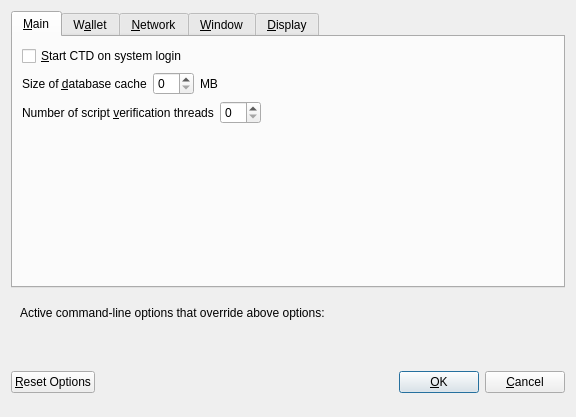
<?xml version="1.0" encoding="UTF-8"?>
<ui version="4.0">
 <class>OptionsDialog</class>
 <widget class="QDialog" name="OptionsDialog">
  <property name="geometry">
   <rect>
    <x>0</x>
    <y>0</y>
    <width>576</width>
    <height>417</height>
   </rect>
  </property>
  <property name="windowTitle">
   <string>Options</string>
  </property>
  <property name="modal">
   <bool>true</bool>
  </property>
  <layout class="QVBoxLayout" name="verticalLayout">
   <item>
    <widget class="QTabWidget" name="tabWidget">
     <property name="currentIndex">
      <number>0</number>
     </property>
     <widget class="QWidget" name="tabMain">
      <attribute name="title">
       <string>&amp;Main</string>
      </attribute>
      <layout class="QVBoxLayout" name="verticalLayout_Main">
       <item>
        <widget class="QCheckBox" name="bitcoinAtStartup">
         <property name="toolTip">
          <string>Automatically start CTD after logging in to the system.</string>
         </property>
         <property name="text">
          <string>&amp;Start CTD on system login</string>
         </property>
        </widget>
       </item>
       <item>
        <layout class="QHBoxLayout" name="horizontalLayout_2_Main">
         <item>
          <widget class="QLabel" name="databaseCacheLabel">
           <property name="text">
            <string>Size of &amp;database cache</string>
           </property>
           <property name="textFormat">
            <enum>Qt::PlainText</enum>
           </property>
           <property name="buddy">
            <cstring>databaseCache</cstring>
           </property>
          </widget>
         </item>
         <item>
          <widget class="QSpinBox" name="databaseCache"/>
         </item>
         <item>
          <widget class="QLabel" name="databaseCacheUnitLabel">
           <property name="text">
            <string>MB</string>
           </property>
           <property name="textFormat">
            <enum>Qt::PlainText</enum>
           </property>
          </widget>
         </item>
         <item>
          <spacer name="horizontalSpacer_2_Main">
           <property name="orientation">
            <enum>Qt::Horizontal</enum>
           </property>
           <property name="sizeHint" stdset="0">
            <size>
             <width>40</width>
             <height>20</height>
            </size>
           </property>
          </spacer>
         </item>
        </layout>
       </item>
       <item>
        <layout class="QHBoxLayout" name="horizontalLayout_3_Main">
         <item>
          <widget class="QLabel" name="threadsScriptVerifLabel">
           <property name="text">
            <string>Number of script &amp;verification threads</string>
           </property>
           <property name="textFormat">
            <enum>Qt::PlainText</enum>
           </property>
           <property name="buddy">
            <cstring>threadsScriptVerif</cstring>
           </property>
          </widget>
         </item>
         <item>
          <widget class="QSpinBox" name="threadsScriptVerif">
           <property name="toolTip">
            <string>(0 = auto, &lt;0 = leave that many cores free)</string>
           </property>
          </widget>
         </item>
         <item>
          <spacer name="horizontalSpacer_3_Main">
           <property name="orientation">
            <enum>Qt::Horizontal</enum>
           </property>
           <property name="sizeHint" stdset="0">
            <size>
             <width>40</width>
             <height>20</height>
            </size>
           </property>
          </spacer>
         </item>
        </layout>
       </item>
       <item>
        <spacer name="verticalSpacer_Main">
         <property name="orientation">
          <enum>Qt::Vertical</enum>
         </property>
         <property name="sizeHint" stdset="0">
          <size>
           <width>20</width>
           <height>40</height>
          </size>
         </property>
        </spacer>
       </item>
      </layout>
     </widget>
     <widget class="QWidget" name="tabWallet">
      <attribute name="title">
       <string>W&amp;allet</string>
      </attribute>
      <layout class="QVBoxLayout" name="verticalLayout_Wallet">
       <item>
        <widget class="QGroupBox" name="groupBox">
         <property name="title">
          <string>Expert</string>
         </property>
         <layout class="QVBoxLayout" name="verticalLayout_2">
          <item>
           <widget class="QCheckBox" name="coinControlFeatures">
            <property name="toolTip">
             <string>Whether to show coin control features or not.</string>
            </property>
            <property name="text">
             <string>Enable coin &amp;control features</string>
            </property>
           </widget>
          </item>
          <item>
           <widget class="QCheckBox" name="showMasternodesTab">
            <property name="toolTip">
             <string>Show additional tab listing all your masternodes in first sub-tab&lt;br/&gt;and all masternodes on the network in second sub-tab.</string>
            </property>
            <property name="text">
             <string>Show Masternodes Tab</string>
            </property>
           </widget>
          </item>
          <item>
           <widget class="QCheckBox" name="spendZeroConfChange">
            <property name="toolTip">
             <string>If you disable the spending of unconfirmed change, the change from a transaction&lt;br/&gt;cannot be used until that transaction has at least one confirmation.&lt;br/&gt;This also affects how your balance is computed.</string>
            </property>
            <property name="text">
             <string>&amp;Spend unconfirmed change</string>
            </property>
           </widget>
          </item>
         </layout>
        </widget>
       </item>
       <item>
        <spacer name="verticalSpacer_Wallet">
         <property name="orientation">
          <enum>Qt::Vertical</enum>
         </property>
         <property name="sizeHint" stdset="0">
          <size>
           <width>20</width>
           <height>40</height>
          </size>
         </property>
        </spacer>
       </item>
      </layout>
     </widget>
     <widget class="QWidget" name="tabNetwork">
      <attribute name="title">
       <string>&amp;Network</string>
      </attribute>
      <layout class="QVBoxLayout" name="verticalLayout_Network">
       <item>
        <widget class="QCheckBox" name="mapPortUpnp">
         <property name="toolTip">
          <string>Automatically open the CTD client port on the router. This only works when your router supports UPnP and it is enabled.</string>
         </property>
         <property name="text">
          <string>Map port using &amp;UPnP</string>
         </property>
        </widget>
       </item>
       <item>
        <widget class="QCheckBox" name="allowIncoming">
         <property name="toolTip">
          <string>Accept connections from outside</string>
         </property>
         <property name="text">
          <string>Allow incoming connections</string>
         </property>
        </widget>
       </item>
       <item>
        <widget class="QCheckBox" name="connectSocks">
         <property name="toolTip">
          <string>Connect to the CTD network through a SOCKS5 proxy.</string>
         </property>
         <property name="text">
          <string>&amp;Connect through SOCKS5 proxy (default proxy):</string>
         </property>
        </widget>
       </item>
       <item>
        <layout class="QHBoxLayout" name="horizontalLayout_1_Network">
         <item>
          <widget class="QLabel" name="proxyIpLabel">
           <property name="text">
            <string>Proxy &amp;IP:</string>
           </property>
           <property name="textFormat">
            <enum>Qt::PlainText</enum>
           </property>
           <property name="buddy">
            <cstring>proxyIp</cstring>
           </property>
          </widget>
         </item>
         <item>
          <widget class="QValidatedLineEdit" name="proxyIp">
           <property name="minimumSize">
            <size>
             <width>140</width>
             <height>0</height>
            </size>
           </property>
           <property name="maximumSize">
            <size>
             <width>140</width>
             <height>16777215</height>
            </size>
           </property>
           <property name="toolTip">
            <string>IP address of the proxy (e.g. IPv4: 127.0.0.1 / IPv6: ::1)</string>
           </property>
          </widget>
         </item>
         <item>
          <widget class="QLabel" name="proxyPortLabel">
           <property name="text">
            <string>&amp;Port:</string>
           </property>
           <property name="textFormat">
            <enum>Qt::PlainText</enum>
           </property>
           <property name="buddy">
            <cstring>proxyPort</cstring>
           </property>
          </widget>
         </item>
         <item>
          <widget class="QLineEdit" name="proxyPort">
           <property name="minimumSize">
            <size>
             <width>55</width>
             <height>0</height>
            </size>
           </property>
           <property name="maximumSize">
            <size>
             <width>55</width>
             <height>16777215</height>
            </size>
           </property>
           <property name="toolTip">
            <string>Port of the proxy (e.g. 9050)</string>
           </property>
          </widget>
         </item>
         <item>
          <spacer name="horizontalSpacer_1_Network">
           <property name="orientation">
            <enum>Qt::Horizontal</enum>
           </property>
           <property name="sizeHint" stdset="0">
            <size>
             <width>40</width>
             <height>20</height>
            </size>
           </property>
          </spacer>
         </item>
        </layout>
       </item>
       <item>
        <spacer name="verticalSpacer_Network">
         <property name="orientation">
          <enum>Qt::Vertical</enum>
         </property>
         <property name="sizeHint" stdset="0">
          <size>
           <width>20</width>
           <height>40</height>
          </size>
         </property>
        </spacer>
       </item>
      </layout>
     </widget>
     <widget class="QWidget" name="tabWindow">
      <attribute name="title">
       <string>&amp;Window</string>
      </attribute>
      <layout class="QVBoxLayout" name="verticalLayout_Window">
       <item>
        <widget class="QCheckBox" name="minimizeToTray">
         <property name="toolTip">
          <string>Show only a tray icon after minimizing the window.</string>
         </property>
         <property name="text">
          <string>&amp;Minimize to the tray instead of the taskbar</string>
         </property>
        </widget>
       </item>
       <item>
        <widget class="QCheckBox" name="minimizeOnClose">
         <property name="toolTip">
          <string>Minimize instead of exit the application when the window is closed. When this option is enabled, the application will be closed only after selecting Quit in the menu.</string>
         </property>
         <property name="text">
          <string>M&amp;inimize on close</string>
         </property>
        </widget>
       </item>
       <item>
        <spacer name="verticalSpacer_Window">
         <property name="orientation">
          <enum>Qt::Vertical</enum>
         </property>
         <property name="sizeHint" stdset="0">
          <size>
           <width>20</width>
           <height>40</height>
          </size>
         </property>
        </spacer>
       </item>
      </layout>
     </widget>
     <widget class="QWidget" name="tabDisplay">
      <attribute name="title">
       <string>&amp;Display</string>
      </attribute>
      <layout class="QVBoxLayout" name="verticalLayout_Display">
       <item>
        <layout class="QHBoxLayout" name="horizontalLayout_1_Display">
         <item>
          <widget class="QLabel" name="langLabel">
           <property name="text">
            <string>User Interface &amp;language:</string>
           </property>
           <property name="textFormat">
            <enum>Qt::PlainText</enum>
           </property>
           <property name="buddy">
            <cstring>lang</cstring>
           </property>
          </widget>
         </item>
         <item>
          <widget class="QValueComboBox" name="lang">
           <property name="toolTip">
            <string>The user interface language can be set here. This setting will take effect after restarting CTD.</string>
           </property>
          </widget>
         </item>
        </layout>
       </item>
       <item>
        <widget class="QLabel" name="label_3">
         <property name="toolTip">
          <string notr="true"/>
         </property>
         <property name="statusTip">
          <string notr="true"/>
         </property>
         <property name="whatsThis">
          <string notr="true"/>
         </property>
         <property name="accessibleName">
          <string notr="true"/>
         </property>
         <property name="text">
          <string>Language missing or translation incomplete? Help contributing translations here:
https://www.transifex.com/ctdcoin-project/ctdcoin-project-translations</string>
         </property>
         <property name="wordWrap">
          <bool>true</bool>
         </property>
         <property name="openExternalLinks">
          <bool>true</bool>
         </property>
         <property name="textInteractionFlags">
          <set>Qt::TextBrowserInteraction</set>
         </property>
        </widget>
       </item>
       <item>
        <layout class="QHBoxLayout" name="horizontalLayout_4_Display" stretch="0,0">
         <item>
          <widget class="QLabel" name="themeLabel">
           <property name="text">
            <string>User Interface Theme:</string>
           </property>
          </widget>
         </item>
         <item>
          <widget class="QValueComboBox" name="theme"/>
         </item>
        </layout>
       </item>
       <item>
        <widget class="Line" name="line">
         <property name="orientation">
          <enum>Qt::Horizontal</enum>
         </property>
        </widget>
       </item>
       <item>
        <layout class="QHBoxLayout" name="horizontalLayout_2_Display">
         <item>
          <widget class="QLabel" name="unitLabel">
           <property name="text">
            <string>&amp;Unit to show amounts in:</string>
           </property>
           <property name="textFormat">
            <enum>Qt::PlainText</enum>
           </property>
           <property name="buddy">
            <cstring>unit</cstring>
           </property>
          </widget>
         </item>
         <item>
          <widget class="QValueComboBox" name="unit">
           <property name="toolTip">
            <string>Choose the default subdivision unit to show in the interface and when sending coins.</string>
           </property>
          </widget>
         </item>
        </layout>
       </item>
       <item>
        <layout class="QHBoxLayout" name="horizontalLayout_5_Display">
         <item>
          <widget class="QLabel" name="digitsLabel">
           <property name="text">
            <string>Decimal digits</string>
           </property>
          </widget>
         </item>
         <item>
          <widget class="QValueComboBox" name="digits"/>
         </item>
        </layout>
       </item>
       <item>
        <layout class="QHBoxLayout" name="horizontalLayout_3_Display">
         <item>
          <widget class="QLabel" name="thirdPartyTxUrlsLabel">
           <property name="toolTip">
            <string>Third party URLs (e.g. a block explorer) that appear in the transactions tab as context menu items. %s in the URL is replaced by transaction hash. Multiple URLs are separated by vertical bar |.</string>
           </property>
           <property name="text">
            <string>Third party transaction URLs</string>
           </property>
           <property name="buddy">
            <cstring>thirdPartyTxUrls</cstring>
           </property>
          </widget>
         </item>
         <item>
          <widget class="QLineEdit" name="thirdPartyTxUrls">
           <property name="toolTip">
            <string>Third party URLs (e.g. a block explorer) that appear in the transactions tab as context menu items. %s in the URL is replaced by transaction hash. Multiple URLs are separated by vertical bar |.</string>
           </property>
          </widget>
         </item>
        </layout>
       </item>
       <item>
        <spacer name="verticalSpacer">
         <property name="orientation">
          <enum>Qt::Vertical</enum>
         </property>
         <property name="sizeHint" stdset="0">
          <size>
           <width>20</width>
           <height>40</height>
          </size>
         </property>
        </spacer>
       </item>
      </layout>
     </widget>
    </widget>
   </item>
   <item>
    <widget class="QFrame" name="frame">
     <layout class="QVBoxLayout" name="verticalLayout_Bottom">
      <item>
       <layout class="QHBoxLayout" name="horizontalLayout_Bottom">
        <item>
         <widget class="QLabel" name="overriddenByCommandLineInfoLabel">
          <property name="text">
           <string>Active command-line options that override above options:</string>
          </property>
          <property name="textFormat">
           <enum>Qt::PlainText</enum>
          </property>
         </widget>
        </item>
        <item>
         <spacer name="horizontalSpacer_Bottom">
          <property name="orientation">
           <enum>Qt::Horizontal</enum>
          </property>
          <property name="sizeHint" stdset="0">
           <size>
            <width>40</width>
            <height>20</height>
           </size>
          </property>
         </spacer>
        </item>
       </layout>
      </item>
      <item>
       <widget class="QLabel" name="overriddenByCommandLineLabel">
        <property name="text">
         <string/>
        </property>
        <property name="textFormat">
         <enum>Qt::PlainText</enum>
        </property>
        <property name="wordWrap">
         <bool>true</bool>
        </property>
       </widget>
      </item>
     </layout>
    </widget>
   </item>
   <item>
    <layout class="QHBoxLayout" name="horizontalLayout_Buttons">
     <item>
      <widget class="QPushButton" name="resetButton">
       <property name="toolTip">
        <string>Reset all client options to default.</string>
       </property>
       <property name="text">
        <string>&amp;Reset Options</string>
       </property>
       <property name="autoDefault">
        <bool>false</bool>
       </property>
      </widget>
     </item>
     <item>
      <spacer name="horizontalSpacer_1">
       <property name="orientation">
        <enum>Qt::Horizontal</enum>
       </property>
       <property name="sizeHint" stdset="0">
        <size>
         <width>40</width>
         <height>48</height>
        </size>
       </property>
      </spacer>
     </item>
     <item>
      <widget class="QLabel" name="statusLabel">
       <property name="minimumSize">
        <size>
         <width>200</width>
         <height>0</height>
        </size>
       </property>
       <property name="font">
        <font>
         <weight>75</weight>
         <bold>true</bold>
        </font>
       </property>
       <property name="text">
        <string/>
       </property>
       <property name="textFormat">
        <enum>Qt::PlainText</enum>
       </property>
       <property name="wordWrap">
        <bool>true</bool>
       </property>
      </widget>
     </item>
     <item>
      <spacer name="horizontalSpacer_2">
       <property name="orientation">
        <enum>Qt::Horizontal</enum>
       </property>
       <property name="sizeHint" stdset="0">
        <size>
         <width>40</width>
         <height>48</height>
        </size>
       </property>
      </spacer>
     </item>
     <item>
      <widget class="QPushButton" name="okButton">
       <property name="text">
        <string>&amp;OK</string>
       </property>
       <property name="autoDefault">
        <bool>false</bool>
       </property>
       <property name="default">
        <bool>true</bool>
       </property>
      </widget>
     </item>
     <item>
      <widget class="QPushButton" name="cancelButton">
       <property name="text">
        <string>&amp;Cancel</string>
       </property>
       <property name="autoDefault">
        <bool>false</bool>
       </property>
      </widget>
     </item>
    </layout>
   </item>
  </layout>
 </widget>
 <customwidgets>
  <customwidget>
   <class>QValidatedLineEdit</class>
   <extends>QLineEdit</extends>
   <header>qvalidatedlineedit.h</header>
  </customwidget>
  <customwidget>
   <class>QValueComboBox</class>
   <extends>QComboBox</extends>
   <header>qvaluecombobox.h</header>
  </customwidget>
 </customwidgets>
 <resources/>
 <connections/>
</ui>
